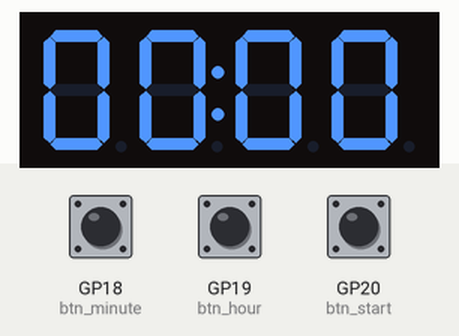
This program was run on a simulated Raspberry Pi Pico running MicroPython. Shown: 4-digit seven-segment display. Inputs (shaded band) come from the test bench; at power-on: GP18 (btn_minute) HIGH, GP19 (btn_hour) HIGH, GP20 (btn_start) HIGH.

Above: at 1.2 s.
1.3 s: GP18 (btn_minute) pulled LOW for 0.15 s
At 1.75 s:
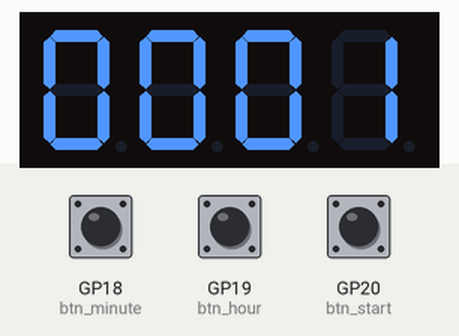
2.9 s: GP19 (btn_hour) pulled LOW for 0.15 s
At 3.26 s:
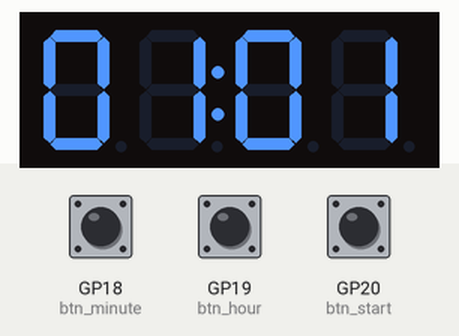
Timing chart, 0 to 5.9 s (numbered marks = the images above; inputs shaded):
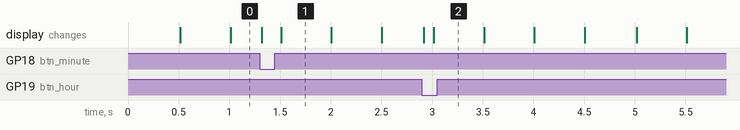

The program:

fs.py
```python
from machine import Pin, PWM
import time

# ===== TM1637 4-digit display class =====
class TM1637:
    def __init__(self, clk_pin, dio_pin):
        self.clk = Pin(clk_pin, Pin.OUT)
        self.dio = Pin(dio_pin, Pin.OUT)
        self.digits = [0x3f, 0x06, 0x5b, 0x4f, 0x66,
                       0x6d, 0x7d, 0x07, 0x7f, 0x6f, 0x00]

    def start(self):
        self.dio.value(1)
        self.clk.value(1)
        self.dio.value(0)
        self.clk.value(0)

    def stop(self):
        self.clk.value(0)
        self.dio.value(0)
        self.clk.value(1)
        self.dio.value(1)

    def write_byte(self, b):
        for i in range(8):
            self.clk.value(0)
            self.dio.value((b >> i) & 1)
            self.clk.value(1)
        self.clk.value(0)
        self.dio.init(Pin.IN)
        self.clk.value(1)
        self.dio.init(Pin.OUT)
        self.clk.value(0)

    def display(self, nums, colon=False):
        self.start()
        self.write_byte(0x40)
        self.stop()

        self.start()
        self.write_byte(0xC0)
        for i, num in enumerate(nums):
            seg = self.digits[num] if num < len(self.digits) else 0x00
            if colon and i == 1:
                seg |= 0x80
            self.write_byte(seg)
        self.stop()

        self.start()
        self.write_byte(0x88 + 7)
        self.stop()

# ===== Setup =====
display = TM1637(2, 3)

btn_hour = Pin(19, Pin.IN, Pin.PULL_UP)
btn_minute = Pin(18, Pin.IN, Pin.PULL_UP)
btn_start = Pin(20, Pin.IN, Pin.PULL_UP)

servo3 = None

def init_servo():
    global servo3
    servo3 = PWM(Pin(10))
    servo3.freq(50)

def deinit_servo():
    global servo3
    if servo3:
        servo3.deinit()
        servo3 = None

def set_servo_angle(angle):
    if servo3 is None:
        return
    min_duty = 1638
    max_duty = 8192
    duty = min_duty + (max_duty - min_duty) * angle / 180
    servo3.duty_u16(int(duty))

# ===== Timer State =====
hours = 0
minutes = 0
timer_running = False
last_minute_tick = time.ticks_ms()

# ===== Debounce =====
debounce_ms = 200
prev_hour = prev_minute = prev_start = True
last_hour_press = last_minute_press = last_start_press = 0

# ===== Main Loop =====
while True:
    now = time.ticks_ms()

    # --- BUTTON HANDLING ---
    curr_hour = btn_hour.value()
    curr_minute = btn_minute.value()
    curr_start = btn_start.value()

    if prev_hour and not curr_hour and time.ticks_diff(now, last_hour_press) > debounce_ms:
        hours = (hours + 1) % 100
        last_hour_press = now

    if prev_minute and not curr_minute and time.ticks_diff(now, last_minute_press) > debounce_ms:
        minutes = (minutes + 1) % 60
        last_minute_press = now

    if prev_start and not curr_start and time.ticks_diff(now, last_start_press) > debounce_ms:
        timer_running = not timer_running
        last_start_press = now

        if timer_running:
            print("Timer started")
            init_servo()
            set_servo_angle(90)
            time.sleep(0.5)
            deinit_servo()
        else:
            print("Timer stopped manually")

    prev_hour = curr_hour
    prev_minute = curr_minute
    prev_start = curr_start

    # --- TIMER LOGIC (non-blocking) ---
    if timer_running and time.ticks_diff(now, last_minute_tick) >= 60000:  # 60 sec passed
        last_minute_tick = now
        if minutes == 0:
            if hours == 0:
                timer_running = False
                print("Timer finished")
                init_servo()
                set_servo_angle(0)
                time.sleep(0.5)
                deinit_servo()
            else:
                hours -= 1
                minutes = 59
        else:
            minutes -= 1

    # --- DISPLAY ---
    colon_state = (now // 500) % 2 == 0
    display.display([hours // 10, hours % 10, minutes // 10, minutes % 10], colon=colon_state)

    time.sleep(0.01)  # smooth loop
```

Measured:
- after the input at 1.3 s, the display: first changes at once (image 1 shows a later state)
- after the input at 2.9 s, the display: first changes at once (image 2 shows a later state)
